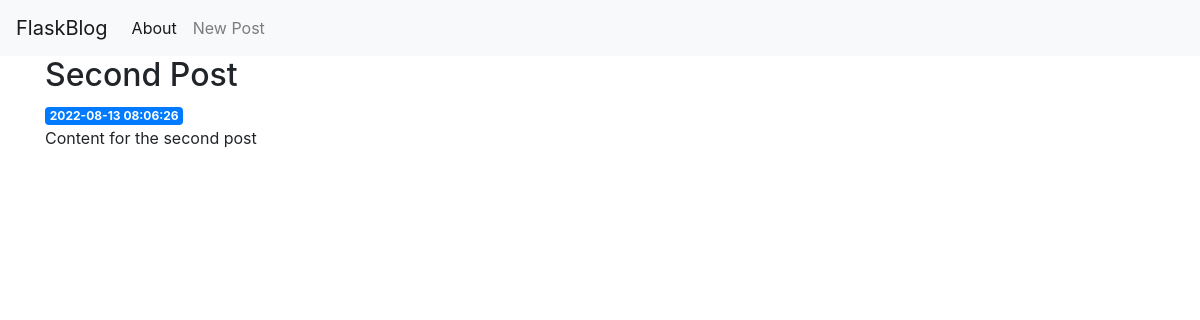
Page /2 on the earlier database version.
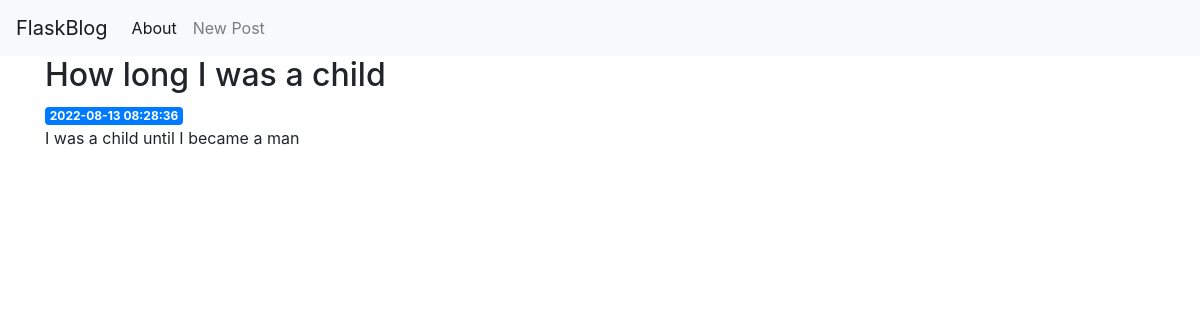
Same page on the later database version.
### tables this page shows
CREATE TABLE posts (
    id INTEGER PRIMARY KEY AUTOINCREMENT,
    created TIMESTAMP NOT NULL DEFAULT CURRENT_TIMESTAMP,
    title TEXT NOT NULL,
    content TEXT NOT NULL
);

### app.py (the view)
@app.route('/<int:post_id>')
def post(post_id):
    post = get_post(post_id)
    return render_template('post.html', post=post)

### app.py (called while the page is built)
def get_db_connection():
    conn = sqlite3.connect('database.db')
    conn.row_factory = sqlite3.Row
    return conn

def get_post(post_id):
    conn = get_db_connection()
    post = conn.execute('SELECT * FROM posts WHERE id = ?',
                        (post_id,)).fetchone()
    conn.close()
    if post is None:
        abort(404)
    return post

### templates/post.html
{% extends 'base.html' %}
{% block content %}
    <h2>{% block title %} {{ post['title'] }} {% endblock %}</h2>
    <span class="badge badge-primary">{{ post['created'] }}</span>
    <p>{{ post['content'] }}</p>
{% endblock %}

Differences in the rows shown:
changed posts: title "Second Post" → "How long I was a child"; created "2022-08-13 08:06:26" → "2022-08-13 08:28:36"; content "Content for the second post" → "I was a child until I became a man"
